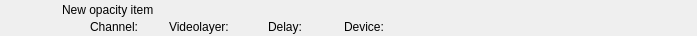
<?xml version="1.0" encoding="UTF-8"?>
<ui version="4.0">
 <class>RundownOpacityWidget</class>
 <widget class="QWidget" name="RundownOpacityWidget">
  <property name="geometry">
   <rect>
    <x>0</x>
    <y>0</y>
    <width>697</width>
    <height>36</height>
   </rect>
  </property>
  <layout class="QHBoxLayout" name="horizontalLayout">
   <property name="margin">
    <number>0</number>
   </property>
   <item>
    <widget class="QFrame" name="frameItem">
     <property name="sizePolicy">
      <sizepolicy hsizetype="Preferred" vsizetype="Fixed">
       <horstretch>0</horstretch>
       <verstretch>0</verstretch>
      </sizepolicy>
     </property>
     <property name="minimumSize">
      <size>
       <width>0</width>
       <height>36</height>
      </size>
     </property>
     <widget class="QLabel" name="labelThumbnail">
      <property name="geometry">
       <rect>
        <x>22</x>
        <y>2</y>
        <width>32</width>
        <height>32</height>
       </rect>
      </property>
      <property name="text">
       <string/>
      </property>
      <property name="pixmap">
       <pixmap resource="../Resource.qrc">:/Graphics/Images/Mixer.png</pixmap>
      </property>
      <property name="scaledContents">
       <bool>true</bool>
      </property>
     </widget>
     <widget class="QLabel" name="labelChannel">
      <property name="geometry">
       <rect>
        <x>90</x>
        <y>19</y>
        <width>70</width>
        <height>16</height>
       </rect>
      </property>
      <property name="text">
       <string>Channel:</string>
      </property>
     </widget>
     <widget class="QLabel" name="labelName">
      <property name="geometry">
       <rect>
        <x>62</x>
        <y>2</y>
        <width>561</width>
        <height>16</height>
       </rect>
      </property>
      <property name="text">
       <string>New opacity item</string>
      </property>
     </widget>
     <widget class="QLabel" name="labelVideolayer">
      <property name="geometry">
       <rect>
        <x>169</x>
        <y>19</y>
        <width>90</width>
        <height>16</height>
       </rect>
      </property>
      <property name="text">
       <string>Videolayer:</string>
      </property>
     </widget>
     <widget class="QLabel" name="labelColor">
      <property name="geometry">
       <rect>
        <x>0</x>
        <y>0</y>
        <width>18</width>
        <height>36</height>
       </rect>
      </property>
      <property name="text">
       <string/>
      </property>
     </widget>
     <widget class="QLabel" name="labelGroupColor">
      <property name="geometry">
       <rect>
        <x>0</x>
        <y>0</y>
        <width>6</width>
        <height>36</height>
       </rect>
      </property>
      <property name="text">
       <string/>
      </property>
     </widget>
     <widget class="QLabel" name="labelDevice">
      <property name="geometry">
       <rect>
        <x>344</x>
        <y>19</y>
        <width>332</width>
        <height>16</height>
       </rect>
      </property>
      <property name="text">
       <string>Device:</string>
      </property>
     </widget>
     <widget class="QLabel" name="labelDelay">
      <property name="geometry">
       <rect>
        <x>268</x>
        <y>19</y>
        <width>67</width>
        <height>16</height>
       </rect>
      </property>
      <property name="text">
       <string>Delay:</string>
      </property>
     </widget>
    </widget>
   </item>
   <item>
    <widget class="QLabel" name="labelGpiTriggerable">
     <property name="minimumSize">
      <size>
       <width>32</width>
       <height>32</height>
      </size>
     </property>
     <property name="maximumSize">
      <size>
       <width>32</width>
       <height>32</height>
      </size>
     </property>
     <property name="text">
      <string/>
     </property>
     <property name="pixmap">
      <pixmap resource="../Resource.qrc">:/Graphics/Images/GpiTriggerable.png</pixmap>
     </property>
    </widget>
   </item>
   <item>
    <widget class="QLabel" name="labelDisconnected">
     <property name="minimumSize">
      <size>
       <width>32</width>
       <height>32</height>
      </size>
     </property>
     <property name="maximumSize">
      <size>
       <width>32</width>
       <height>32</height>
      </size>
     </property>
     <property name="text">
      <string/>
     </property>
     <property name="pixmap">
      <pixmap resource="../Resource.qrc">:/Graphics/Images/Disconnected.png</pixmap>
     </property>
    </widget>
   </item>
   <item>
    <widget class="QLabel" name="labelActiveColor">
     <property name="minimumSize">
      <size>
       <width>2</width>
       <height>36</height>
      </size>
     </property>
     <property name="maximumSize">
      <size>
       <width>2</width>
       <height>36</height>
      </size>
     </property>
     <property name="text">
      <string/>
     </property>
    </widget>
   </item>
  </layout>
 </widget>
 <resources>
  <include location="../Resource.qrc"/>
 </resources>
 <connections/>
 <slots>
  <slot>addToCombo()</slot>
 </slots>
</ui>
